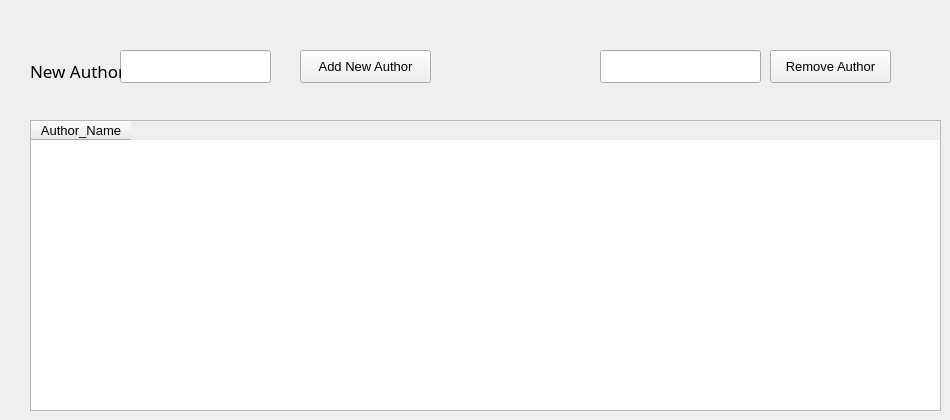
      <widget class="QWidget" name="tab_8">
       <attribute name="title">
        <string>Author</string>
       </attribute>
       <widget class="QPushButton" name="pushButton_15">
        <property name="geometry">
         <rect>
          <x>300</x>
          <y>50</y>
          <width>131</width>
          <height>33</height>
         </rect>
        </property>
        <property name="font">
         <font>
          <pointsize>10</pointsize>
         </font>
        </property>
        <property name="text">
         <string>Add New Author</string>
        </property>
       </widget>
       <widget class="QTableWidget" name="tableWidget_3">
        <property name="geometry">
         <rect>
          <x>30</x>
          <y>120</y>
          <width>911</width>
          <height>291</height>
         </rect>
        </property>
        <property name="font">
         <font>
          <pointsize>10</pointsize>
         </font>
        </property>
        <column>
         <property name="text">
          <string>Author_Name</string>
         </property>
        </column>
       </widget>
       <widget class="QLineEdit" name="lineEdit_22">
        <property name="geometry">
         <rect>
          <x>120</x>
          <y>50</y>
          <width>151</width>
          <height>33</height>
         </rect>
        </property>
       </widget>
       <widget class="QLabel" name="label_26">
        <property name="geometry">
         <rect>
          <x>30</x>
          <y>60</y>
          <width>91</width>
          <height>21</height>
         </rect>
        </property>
        <property name="font">
         <font>
          <family>Sans Serif</family>
          <pointsize>13</pointsize>
         </font>
        </property>
        <property name="text">
         <string>New Author </string>
        </property>
       </widget>
       <widget class="QLineEdit" name="lineEdit_29">
        <property name="geometry">
         <rect>
          <x>600</x>
          <y>50</y>
          <width>161</width>
          <height>33</height>
         </rect>
        </property>
       </widget>
       <widget class="QPushButton" name="pushButton_27">
        <property name="geometry">
         <rect>
          <x>770</x>
          <y>50</y>
          <width>121</width>
          <height>33</height>
         </rect>
        </property>
        <property name="font">
         <font>
          <pointsize>10</pointsize>
         </font>
        </property>
        <property name="text">
         <string>Remove Author</string>
        </property>
       </widget>
      </widget>
